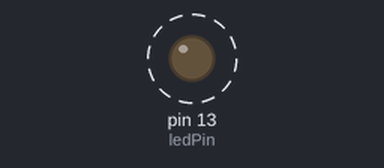
The sketch below on a simulated Arduino Uno, built with avr-gcc and run on an emulated ATmega328P. Shown: output pins drawn as LEDs (lit = HIGH). Dashed ring = blinking.

Above: at 0.15 s.
Timing chart, 0 to 3.0 s (numbered marks = the images above):
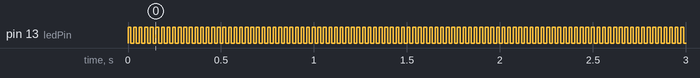

Measured:
- by itself, pin 13 (ledPin): alternates HIGH for 0.02 s and LOW for 0.02 s

The sketch:

LED_leuchten_lassen.ino
```cpp
int ledPin = 13;                // LED liegt am Pin 13.

void setup()                    // Am Anfang der Sketch einmal laufen lassen.
{
  pinMode(ledPin, OUTPUT);      // Setzt den ledPin (Pin 13) als Ausgang
}

void loop()                     // Immer wieder durchlaufen lassen.
{
  digitalWrite(ledPin, HIGH);   // LED einschalten
  delay(15);                  // 1000 Milisekunden (= 1s) warten
  digitalWrite(ledPin, LOW);    // LED ausschalten
  delay(15);                  // 1000 Milisekunden (= 1s) warten
}
```
